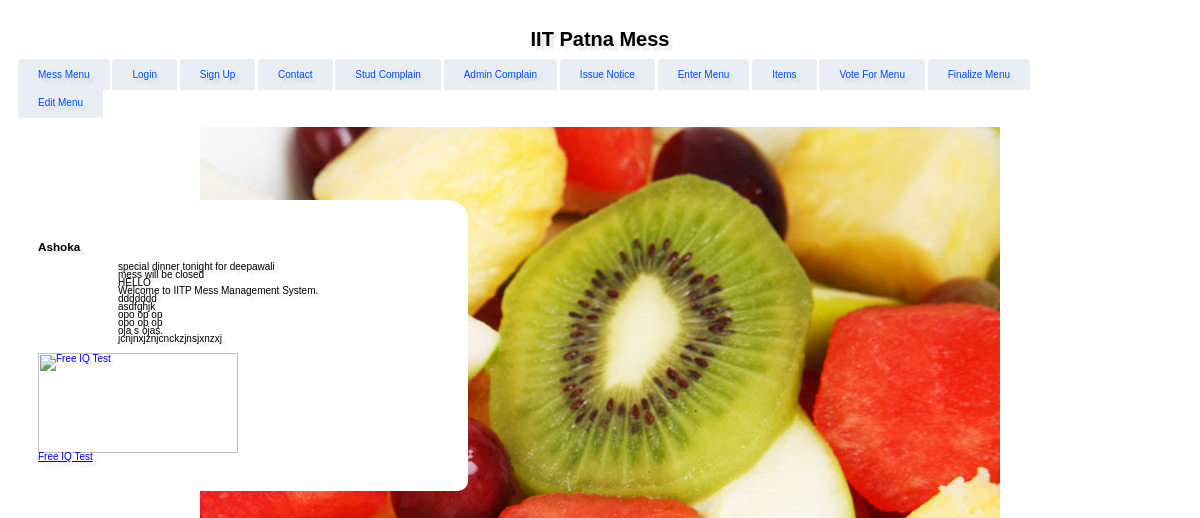
The page /afterlogin.php on the database its author committed.
### tables this page shows
CREATE TABLE IF NOT EXISTS `ashokanotice` (
  `id` int(4) NOT NULL AUTO_INCREMENT,
  `notice` varchar(1000) NOT NULL,
  PRIMARY KEY (`id`)
);

### afterlogin.php (the view, shortened to what this page needs)
<html>
<head>
	<link href="site.css" rel="stylesheet">
</head>
<body>
	<div id="main">
		<h1>IIT Patna Mess</h1>
		<ul id="header" class="nav">
			<li><a href="STUD_MENU.php">Mess Menu</a></li>
			<li><a href="Customers.php">Login</a></li>
			<li><a href="Register.php">Sign Up</a></li>
			<li><a href="Login.php">Contact</a></li>
			<li><a href="complain.php">Stud Complain</a></li>
			<li><a href="admincomp.php">Admin Complain</a></li>
			<li><a href="issuenotice.php">Issue Notice</a></li>
			<li><a href="entermenu1.php">Enter Menu</a></li>
			<li><a href="ITEMS.php">Items</a></li>
			<li><a href="STUD_VOTING.php">Vote For Menu</a></li>
			<li><a href="finalizemenu.php">Finalize Menu</a></li>
			<br />
			<li><a href="EDIT_MENU.php">Edit Menu</a></li>
		</ul>
	</div>
	<br>
	<div id="anotice">
		<h3>Ashoka</h3>
		<?php
			$con = mysqli_connect('localhost','root','','mess');
			$result = mysqli_query($con,"SELECT * FROM ashokanotice ORDER BY id DESC LIMIT 10");
		?>
		<ul>
		<?php
			while($row = mysqli_fetch_array($result)){
				$notice = $row['notice'];
		?>
		<ul><?php echo $notice; ?></ul>
		<?php
			}
		?>
		</ul>
		<a href="http://www.free-iqtest.net" title="Free IQ Test"><img src="http://www.free-iqtest.net/images/badges2/l141.gif" width="200" height="100" alt="Free IQ Test" border="0"></a><br/><a title="Free IQ Test" href="http://www.free-iqtest.net">Free IQ Test</a>
	</div>
</body>
</html>

### site.css (style rules this page uses)
body { font: 40 10px/0.8 'Great Vibes', Helvetica, sans-serif; text-shadow: 4px 4px 3px rgba(0,0,0,0.1); background:url("wine.jpg") no-repeat center fixed; color:#000; }
#main { padding: 10px; background-color: #ffffff; border-radius: 20px 20px 10px 10px; }
#anotice { position: absolute; top: 200px; width: 400px; padding: 30px; margin-right: 10px; background-color: #ffffff; border-radius: 20px 20px 10px 10px; }
h1 { text-align: center; font-weight: bold; }
ul#header { padding: 0px; position: relative; margin: 0; }
ul#header li { display: inline; }
ul#header li a { padding: 10px 20px; text-decoration: none; line-height: 2.8em; color: #034af3; border-radius: 4px 4px 0 0; background-color: #e8eef4; }

### rows shown on the page
ashokanotice: notice "special dinner tonight for deepawali"
ashokanotice: notice "mess will be closed"
ashokanotice: notice "HELLO"
ashokanotice: notice "Welcome to IITP Mess Management System."
ashokanotice: notice "ddddddd"
ashokanotice: notice "asdfghjk"
ashokanotice: notice "opo op op"
ashokanotice: notice "opo op op"
ashokanotice: notice "oja s ojas."
ashokanotice: notice "jcnjnxjznjcnckzjnsjxnzxj"
